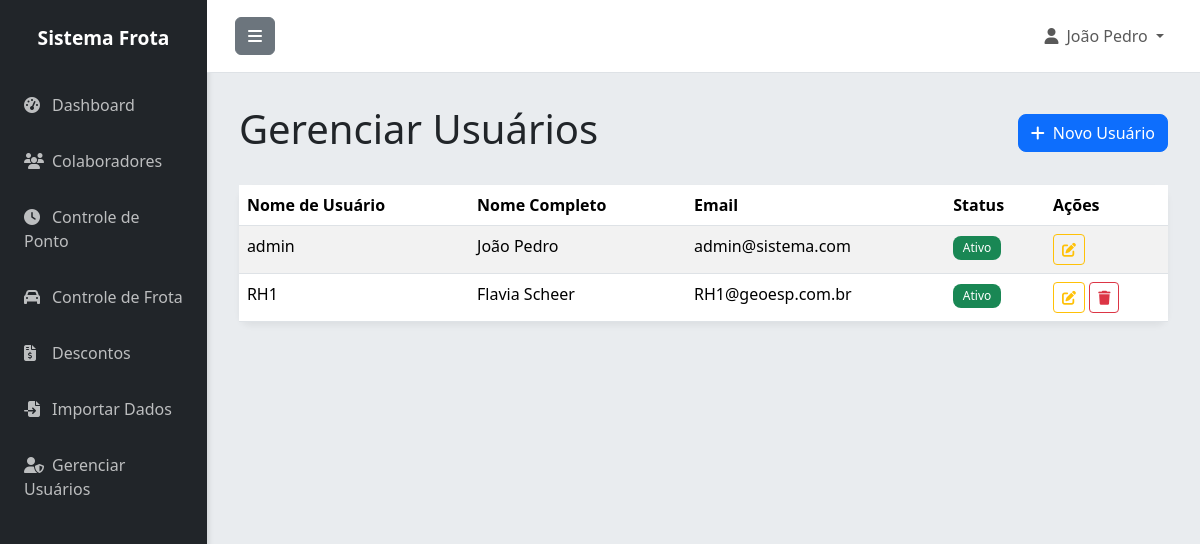
Page /usuarios (signed in) on the earlier database version.
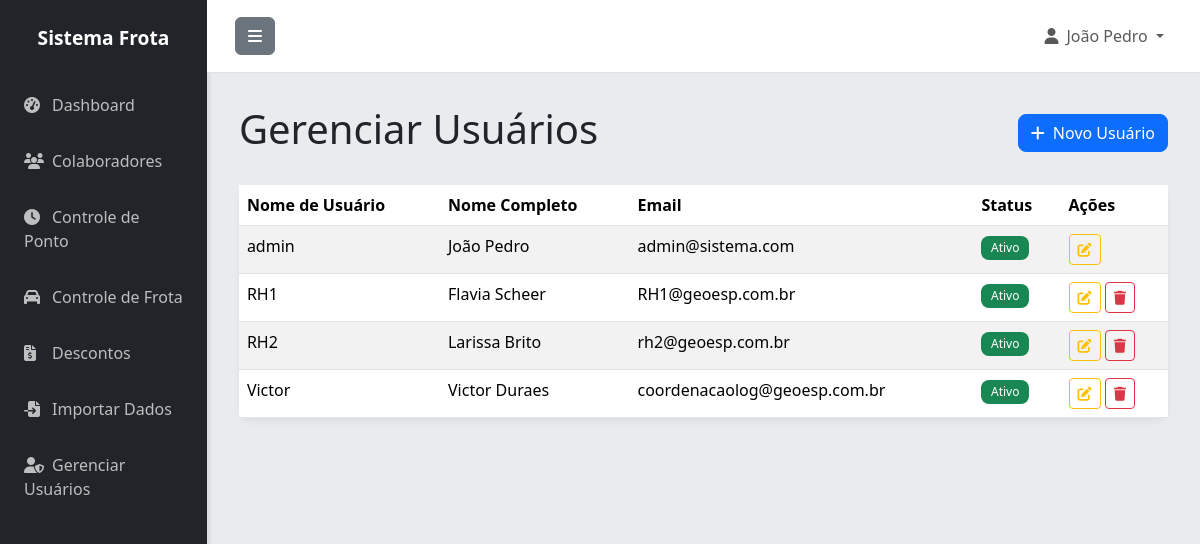
Same page on the later database version.
### app.py (models this page shows)
class Usuario(UserMixin, db.Model):
    id = db.Column(db.Integer, primary_key=True)
    username = db.Column(db.String(80), unique=True, nullable=False)
    password_hash = db.Column(db.String(200), nullable=False)
    nome = db.Column(db.String(100), nullable=False)
    email = db.Column(db.String(120), unique=True, nullable=False)
    ativo = db.Column(db.Boolean, default=True)
    criado_em = db.Column(db.DateTime, default=datetime.utcnow)

### app.py (the view)
@app.route('/usuarios')
@login_required
def usuarios():
    if not is_admin():
        flash('Acesso negado. Apenas administradores podem gerenciar usuários.', 'error')
        return redirect(url_for('index'))
    usuarios = Usuario.query.all()
    return render_template('usuarios.html', usuarios=usuarios)

### app.py (called while the page is built, shortened)
@login_manager.user_loader
def load_user(user_id):
    return Usuario.query.get(int(user_id))

def is_admin():
    return current_user.is_authenticated and current_user.username == 'admin'

@app.before_request
def create_tables():
    db.create_all()

### templates/usuarios.html (shortened to what this page needs)
{% extends "base.html" %}
{% block content %}
<div class="d-flex justify-content-between align-items-center mb-4">
    <h1 class="fw-light">Gerenciar Usuários</h1>
    <a href="{{ url_for('novo_usuario') }}" class="btn btn-primary"><i class="fas fa-plus me-2"></i>Novo Usuário</a>
</div>
<div class="card">
    <div class="card-body p-0">
        <div class="table-responsive">
            <table class="table table-striped table-hover mb-0">
                <thead class="bg-light">
                    <tr>
                        <th scope="col">Nome de Usuário</th>
                        <th scope="col">Nome Completo</th>
                        <th scope="col">Email</th>
                        <th scope="col">Status</th>
                        <th scope="col">Ações</th>
                    </tr>
                </thead>
                <tbody>
                    {% for usuario in usuarios %}
                    <tr>
                        <td>{{ usuario.username }}</td>
                        <td>{{ usuario.nome }}</td>
                        <td>{{ usuario.email }}</td>
                        <td>
                            {% if usuario.ativo %}
                                <span class="badge bg-success">Ativo</span>
                            {% else %}
                                <span class="badge bg-danger">Inativo</span>
                            {% endif %}
                        </td>
                        <td>
                            <a href="{{ url_for('editar_usuario', id=usuario.id) }}" class="btn btn-sm btn-outline-warning" title="Editar"><i class="fas fa-edit"></i></a>
                            {% if usuario.username != 'admin' %}
                            <a href="{{ url_for('excluir_usuario', id=usuario.id) }}" class="btn btn-sm btn-outline-danger" title="Excluir" onclick="return confirm('Tem certeza que deseja excluir este usuário?')"><i class="fas fa-trash"></i></a>
                            {% endif %}
                        </td>
                    </tr>
                    {% else %}
                    <tr>
                        <td colspan="5" class="text-center text-muted py-4">Nenhum usuário cadastrado.</td>
                    </tr>
                    {% endfor %}
                </tbody>
            </table>
        </div>
    </div>
</div>
{% endblock %}

### templates/base.html (shortened to what this page needs)
<!DOCTYPE html>
<html lang="pt-BR">
<head>
    <link href="https://cdn.jsdelivr.net/npm/bootstrap@5.3.3/dist/css/bootstrap.min.css" rel="stylesheet">
    <link rel="stylesheet" href="https://cdnjs.cloudflare.com/ajax/libs/font-awesome/6.5.1/css/all.min.css">
</head>
<body>
    <div class="d-flex" id="wrapper">
        <div id="sidebar-wrapper">
            <div class="sidebar-heading">Sistema Frota</div>
            <div class="list-group list-group-flush">
                <a href="{{ url_for('index') }}" class="list-group-item"><i class="fas fa-tachometer-alt me-2"></i>Dashboard</a>
                <a href="{{ url_for('colaboradores') }}" class="list-group-item"><i class="fas fa-users me-2"></i>Colaboradores</a>
                <a href="{{ url_for('pontos') }}" class="list-group-item"><i class="fas fa-clock me-2"></i>Controle de Ponto</a>
                <a href="{{ url_for('frota') }}" class="list-group-item"><i class="fas fa-car me-2"></i>Controle de Frota</a>
                <a href="{{ url_for('descontos') }}" class="list-group-item"><i class="fas fa-file-invoice-dollar me-2"></i>Descontos</a>
                <a href="{{ url_for('importar') }}" class="list-group-item"><i class="fas fa-file-import me-2"></i>Importar Dados</a>
                {% if current_user.username == 'admin' %}
                <a href="{{ url_for('usuarios') }}" class="list-group-item"><i class="fas fa-user-shield me-2"></i>Gerenciar Usuários</a>
                {% endif %}
            </div>
        </div>
        <div id="page-content-wrapper">
            <nav class="navbar navbar-expand-lg navbar-light border-bottom">
                <div class="container-fluid">
                    <button class="btn btn-secondary" id="menu-toggle"><i class="fas fa-bars"></i></button>
                    <div class="collapse navbar-collapse" id="navbarSupportedContent">
                        <ul class="navbar-nav ms-auto mt-2 mt-lg-0">
                             {% if current_user.is_authenticated %}
                            <li class="nav-item dropdown">
                                <a class="nav-link dropdown-toggle" href="#" id="navbarDropdown" role="button" data-bs-toggle="dropdown" aria-expanded="false">
                                    <i class="fas fa-user me-2"></i>{{ current_user.nome }}
                                </a>
                            </li>
                             {% endif %}
                        </ul>
                    </div>
                </div>
            </nav>
            <main class="container-fluid">
                {% block content %}{% endblock %}
            </main>
        </div>
        </div>
</body>
</html>

Differences in the rows shown:
added Usuario: username "RH2", nome "Larissa Brito", email "rh2@geoesp.com.br", ativo "Ativo"
added Usuario: username "Victor", nome "Victor Duraes", email "coordenacaolog@geoesp.com.br", ativo "Ativo"
